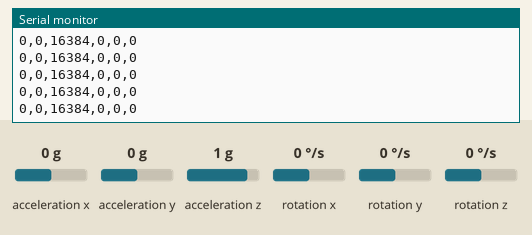
Recording of a sketch running on a simulated Arduino Uno, built with avr-gcc and run on an emulated ATmega328P. Parts: the last lines printed to the serial monitor. Wiring (inferred from the names in the program): MPU-9250 motion sensor at I2C address 0x68. Inputs (shaded band) come from the test bench; at power-on: acceleration x 0 g, acceleration y 0 g, acceleration z 1 g, rotation x 0 °/s, rotation y 0 °/s, rotation z 0 °/s.

Above: at 1.2 s.
1.3 s: acceleration x set to -1.4 g
At 2.4 s:
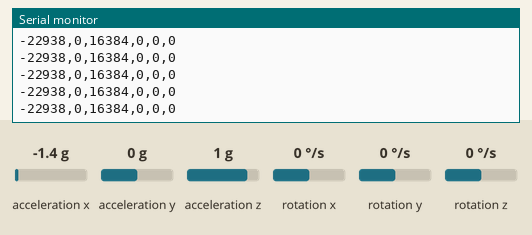
2.8 s: acceleration x set to 0 g
At 3.5 s:
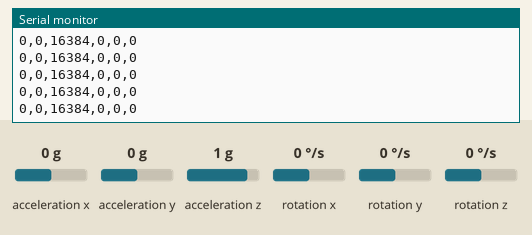
5.8 s: acceleration x set to -0.8 g
At 6.8 s:
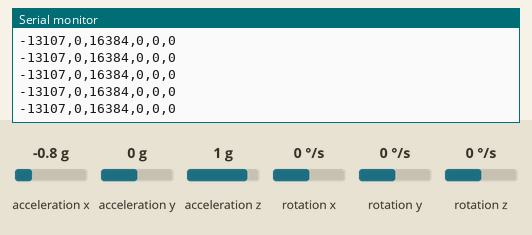
8.8 s: acceleration y set to 0.8 g
At 9.9 s:
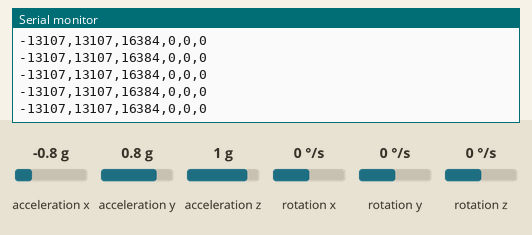
11.8 s: acceleration z set to -1.4 g
At 12.8 s:
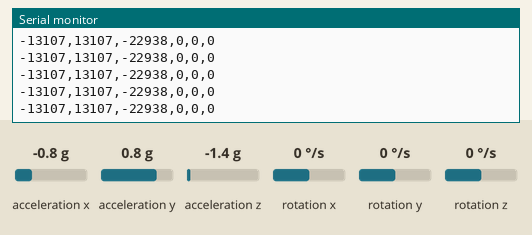
Timing chart, 0 to 14.8 s (numbered marks = the images above; inputs shaded):
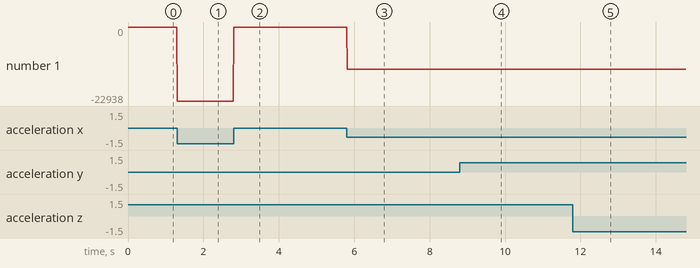

Measured:
- after the input at 1.3 s, the serial monitor: prints a new line at once (image 1)
- after the input at 5.8 s, the serial monitor: prints a new line at once (image 3)
- after the input at 8.8 s, the serial monitor: prints a new line at once (image 4)
- after the input at 11.8 s, the serial monitor: prints a new line at once (image 5)
- plotted number 1: 0 → -22938 after the input at 1.3 s, 0 → -13107 after the input at 5.8 s

The sketch:

MPU_9260_deneme.ino
```cpp
#include <Wire.h>

#define MPU_ADDR 0x68  // MPU6500 / MPU9250 default adres

int16_t AcX, AcY, AcZ;
int16_t GyX, GyY, GyZ;

void setup() {
  Wire.begin();
  Serial.begin(115200);

  // MPU'yu uyandır (sleep moddan çıkar)
  Wire.beginTransmission(MPU_ADDR);
  Wire.write(0x6B);  // PWR_MGMT_1 register
  Wire.write(0);     // sleep = 0
  Wire.endTransmission(true);

  // sensor_data.py bağlantı kurulduğunda "HAZIR" mesajı bekliyor
  Serial.println("SISTEM HAZIR");
}

void loop() {
  // Veri okumaya başla (ACCEL_XOUT_H register)
  Wire.beginTransmission(MPU_ADDR);
  Wire.write(0x3B);
  Wire.endTransmission(false);
  Wire.requestFrom(MPU_ADDR, 14, true);

  // Accelerometer
  AcX = Wire.read() << 8 | Wire.read();
  AcY = Wire.read() << 8 | Wire.read();
  AcZ = Wire.read() << 8 | Wire.read();

  Wire.read(); Wire.read(); // Temperature skip

  // Gyroscope
  GyX = Wire.read() << 8 | Wire.read();
  GyY = Wire.read() << 8 | Wire.read();
  GyZ = Wire.read() << 8 | Wire.read();

  // Verileri virgülle ayırarak gönder (sensor_data.py ile uyumlu CSV formatı)
  Serial.print(AcX);
  Serial.print(",");
  Serial.print(AcY);
  Serial.print(",");
  Serial.print(AcZ);
  Serial.print(",");
  Serial.print(GyX);
  Serial.print(",");
  Serial.print(GyY);
  Serial.print(",");
  Serial.println(GyZ);

  // sensor_data.py yaklaşık 100Hz örnekleme hızı bekler, bu yüzden 500ms yerine 10ms bekliyoruz.
  delay(10);
}
```
